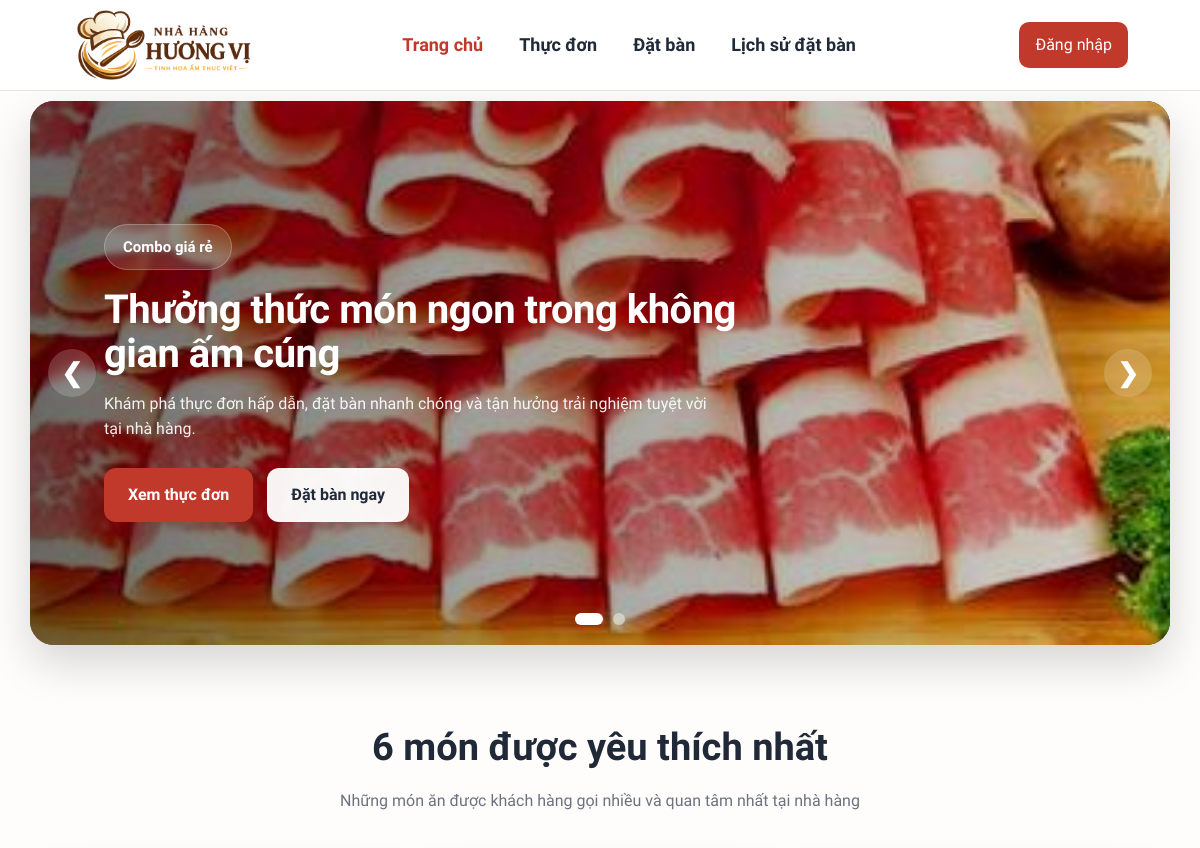
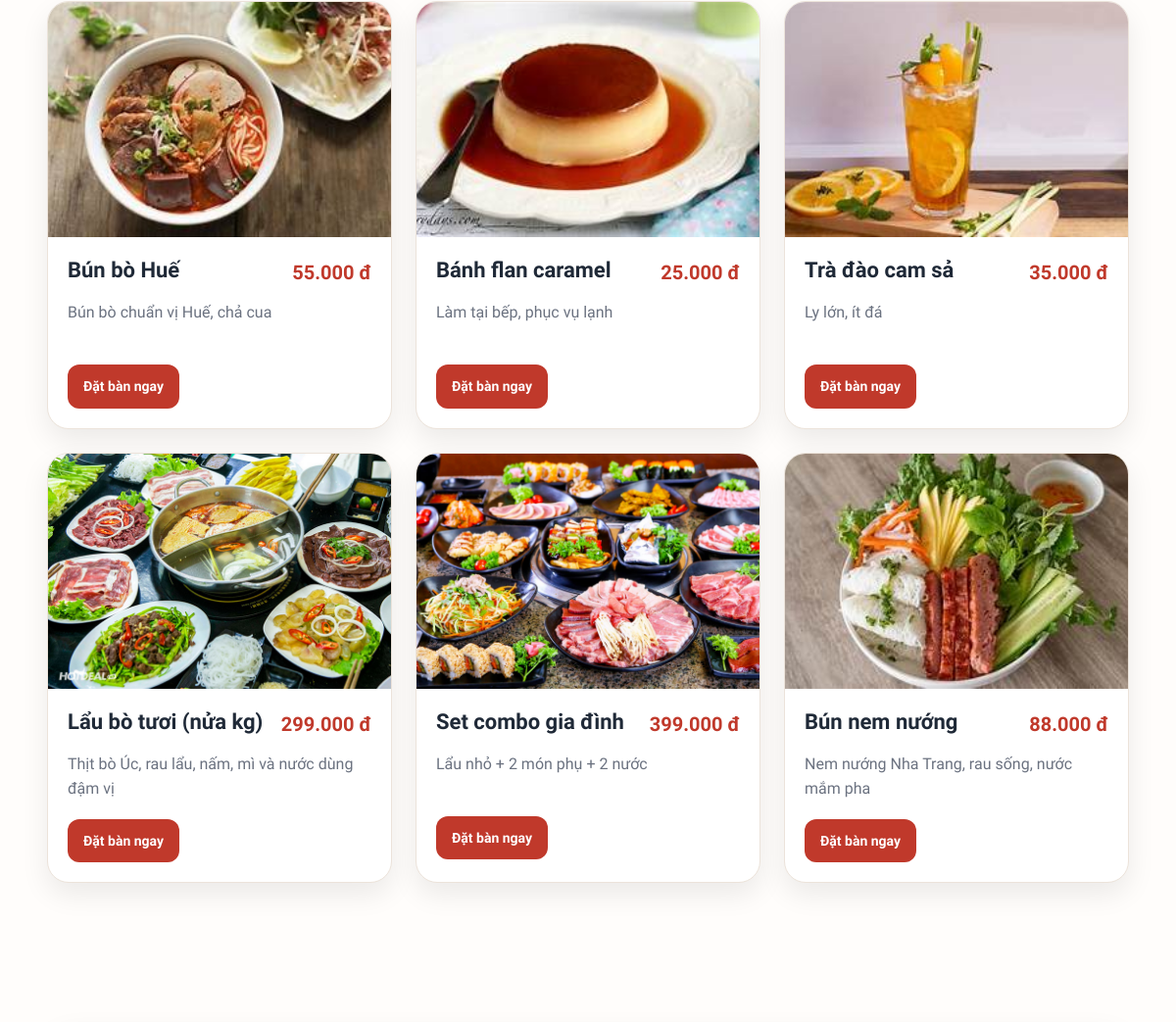
Before: / (upper part) with the older database file (2 pictures, top to bottom).
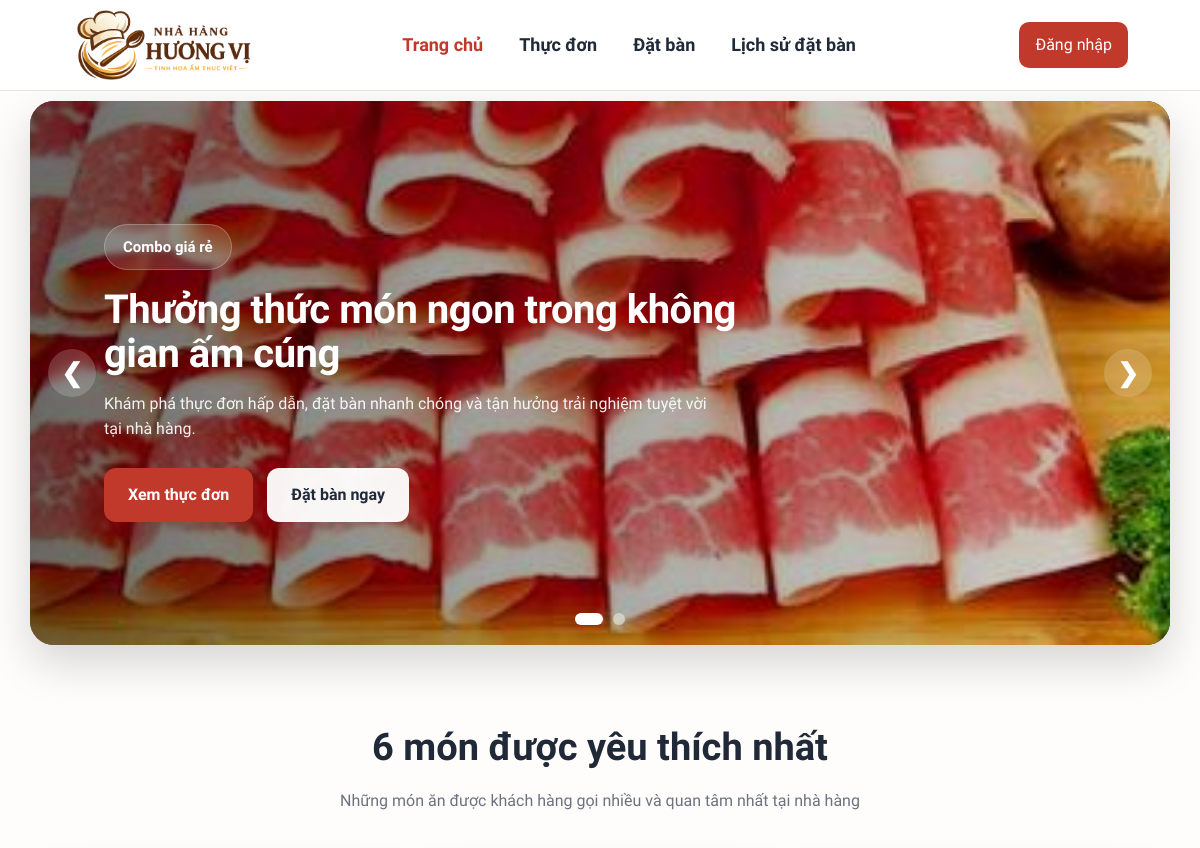
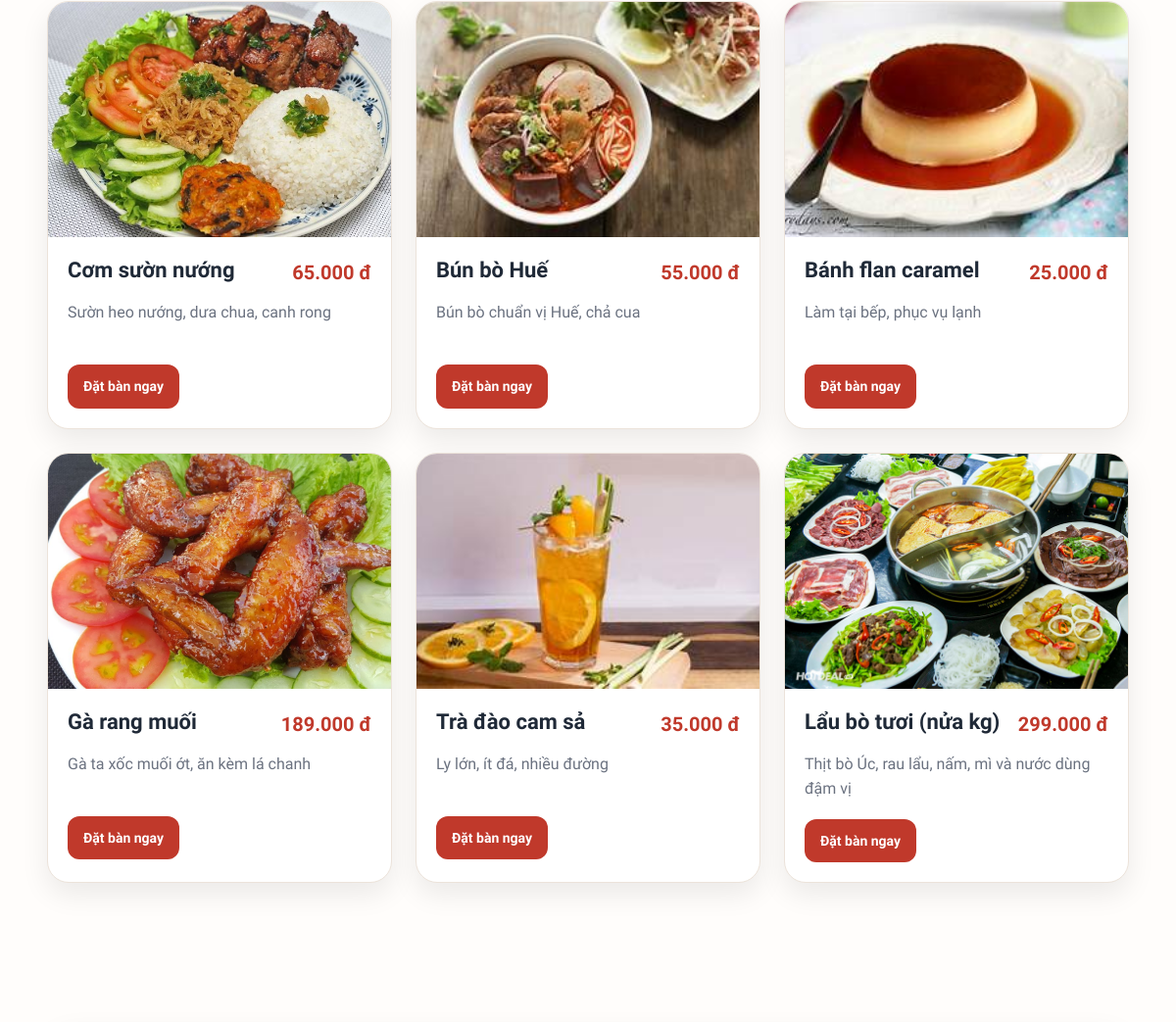
After: the same page with the newer database file (2 pictures, top to bottom).
### tables this page shows
CREATE TABLE `menu_items` (
  `item_id` int(11) NOT NULL AUTO_INCREMENT,
  `category_id` int(11) NOT NULL,
  `item_name` varchar(100) NOT NULL,
  `price` decimal(12,2) NOT NULL,
  `description` varchar(255) DEFAULT NULL,
  `image_url` varchar(255) DEFAULT NULL,
  `status` enum('con_hang','het_hang','ngung_ban') NOT NULL DEFAULT 'con_hang',
  PRIMARY KEY (`item_id`),
  UNIQUE KEY `uq_menu_items_item_name` (`item_name`),
  KEY `idx_menu_items_category_id` (`category_id`)
);

### includes/functions.php (called while the page is built, shortened)
<?php
function format_currency($amount): string {
    return number_format((float)$amount, 0, ',', '.') . ' đ';
}
function e($value): string {
    return htmlspecialchars((string)$value, ENT_QUOTES, 'UTF-8');
}

### index.php (the view, shortened to what this page needs)
<?php
require_once __DIR__ . '/config/database.php';
require_once __DIR__ . '/includes/functions.php';
$topItems = [];
$sqlTopItems = "
    SELECT
        mi.item_id,
        mi.item_name,
        mi.price,
        mi.description,
        mi.image_url,
        mi.status,
        c.category_name,
        COALESCE(SUM(od.quantity), 0) AS total_sold
    FROM menu_items mi
    LEFT JOIN categories c ON c.category_id = mi.category_id
    LEFT JOIN order_details od ON od.item_id = mi.item_id
    WHERE mi.status IN ('con_hang')
    GROUP BY
        mi.item_id,
        mi.item_name,
        mi.price,
        mi.description,
        mi.status,
        c.category_name
    ORDER BY total_sold DESC, mi.item_id DESC
    LIMIT 6
";
$resultTopItems = $conn->query($sqlTopItems);
if ($resultTopItems && $resultTopItems->num_rows > 0) {
    while ($row = $resultTopItems->fetch_assoc()) {
        $topItems[] = $row;
    }
}
include __DIR__ . '/includes/header.php';
?>
<section class="hero-slider">
    <div class="slides">
        <div class="slide active" style="background-image: url('/quanlynhahang/assets/images/hero-slide-1.jpg');">
            <div class="slide-overlay"></div>
            <div class="slide-content container">
                <span class="hero-tag">Combo giá rẻ</span>
                <h1>Thưởng thức món ngon trong không gian ấm cúng</h1>
                <p>Khám phá thực đơn hấp dẫn, đặt bàn nhanh chóng và tận hưởng trải nghiệm tuyệt vời tại nhà hàng.</p>
                <div class="hero-buttons">
                    <a href="/quanlynhahang/customer/menu.php" class="btn btn-primary">Xem thực đơn</a>
                    <a href="/quanlynhahang/customer/reservation.php" class="btn btn-light">Đặt bàn ngay</a>
                </div>
            </div>
        </div>
    </div>
    <button class="slider-btn prev" onclick="changeSlide(-1)">&#10094;</button>
    <button class="slider-btn next" onclick="changeSlide(1)">&#10095;</button>
    <div class="slider-dots">
        <span class="dot active" onclick="currentSlide(0)"></span>
        <span class="dot" onclick="currentSlide(1)"></span>
    </div>
</section>
<?php if (!empty($topItems)): ?>
<section class="section-block">
    <div class="container">
        <div class="section-title">
            <h2>6 món được yêu thích nhất</h2>
            <p>Những món ăn được khách hàng gọi nhiều và quan tâm nhất tại nhà hàng</p>
        </div>
        <div class="menu-grid">
            <?php foreach ($topItems as $item): ?>
                <?php
                    $imageUrl = !empty($item['image_url']) ? $item['image_url'] : '/quanlynhahang/assets/images/featured-2.jpg';
                ?>
                <div class="menu-card">
                    <div class="menu-card-image">
                        <img src="<?= e($imageUrl) ?>" alt="<?= e($item['item_name']) ?>">
                    </div>
                    <div class="menu-card-body">
                        <div class="menu-card-top">
                            <h3><?= e($item['item_name']) ?></h3>
                            <span class="menu-price"><?= format_currency($item['price']) ?></span>
                        </div>
                        <p class="menu-description"><?= e($item['description'] ?: 'Chưa có mô tả.') ?></p>
                        <div class="menu-card-actions">
                            <a href="/quanlynhahang/customer/reservation.php?item_id=<?= (int)$item['item_id'] ?>#chon-mon-dat-truoc" class="btn btn-primary btn-sm">
                                Đặt bàn ngay
                            </a>
                        </div>
                    </div>
                </div>
            <?php endforeach; ?>
        </div>
    </div>
</section>
<?php endif; ?>
<section class="section-block">
</section>
<?php include __DIR__ . '/includes/footer.php'; ?>

Changed rows visible on the page:
no longer on this page (row unchanged): menu_items: image_url (picture), item_name "Set combo gia đình", price "399.000 đ", description "Lẩu nhỏ + 2 món phụ + 2 nước"
no longer on this page (row unchanged): menu_items: image_url (picture), item_name "Bún nem nướng", price "88.000 đ", description "Nem nướng Nha Trang, rau sống, nước mắm pha"
now on this page (row unchanged): menu_items: image_url (picture), item_name "Cơm sườn nướng", price "65.000 đ", description "Sườn heo nướng, dưa chua, canh rong"
now on this page (row unchanged): menu_items: image_url (picture), item_name "Gà rang muối", price "189.000 đ", description "Gà ta xốc muối ớt, ăn kèm lá chanh"
changed menu_items "Trà đào cam sả": description "Ly lớn, ít đá" → "Ly lớn, ít đá, nhiều đường"
